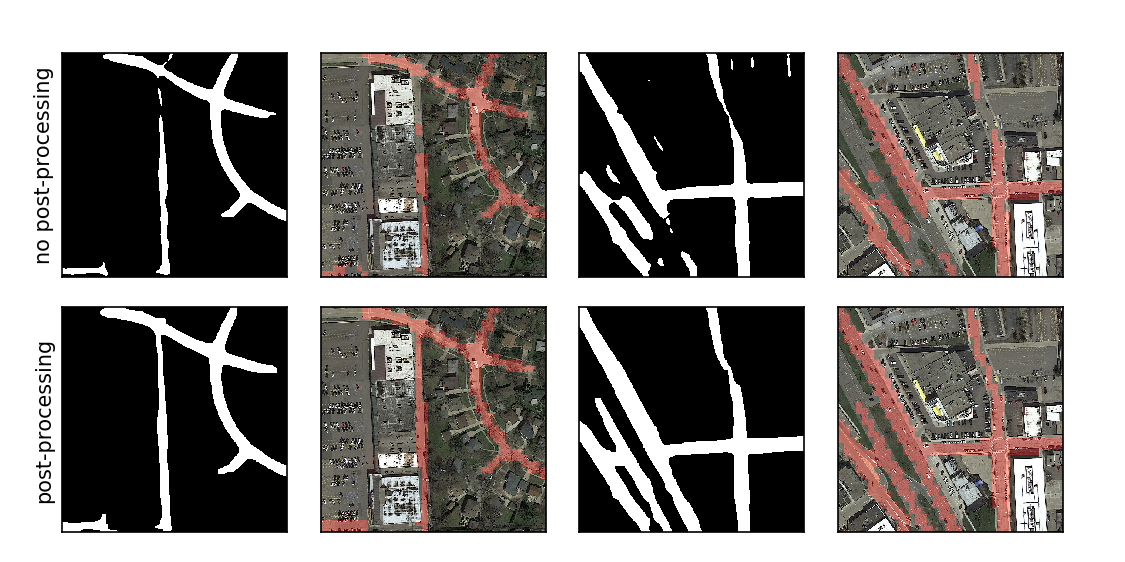

Write Python code to recreate this figure.
import numpy as np
import skimage.io as io
import matplotlib.pyplot as plt
import os

output_path = 'comparison_post_processing_plot.pdf'

image_paths = ['./images/post processing difference/images/test_155.png', 
               './images/post processing difference/images/test_155.png', 
               './images/post processing difference/images/test_169.png', 
               './images/post processing difference/images/test_169.png', 
               './images/post processing difference/images/test_155.png',
               './images/post processing difference/images/test_155.png',
               './images/post processing difference/images/test_169.png', 
               './images/post processing difference/images/test_169.png']
mask_paths = ['./images/post processing difference/results/test_155_no_post_processing.png', 
              './images/post processing difference/results/test_155_no_post_processing.png',
              './images/post processing difference/results/test_169_no_post_processing.png', 
              './images/post processing difference/results/test_169_no_post_processing.png', 
              './images/post processing difference/results/test_155_post_processing.png', 
              './images/post processing difference/results/test_155_post_processing.png',
              './images/post processing difference/results/test_169_post_processing.png', 
              './images/post processing difference/results/test_169_post_processing.png']

xlabels = ['', 
           '', 
           '', 
           '', 
           '', 
           '', 
           '', 
           '']
ylabels = ['no post-processing', 
           '', 
           '', 
           '', 
           'post-processing', 
           '', 
           '',
           '']


def normalize(img):
    if np.max(img) > 1.0:
        return img / 255.0
    else:
        return img


def patch_to_label(patch, thresh):
    df = np.mean(patch)
    if df > thresh:
        return 1
    else:
        return 0


def mask_to_submission(img, mask, thresh=0.5, patch_size=16, color=[0.3, 0.0, 0.0]):
    overlay = np.zeros(img.shape)
    for j in range(0, img.shape[1], patch_size):
        for i in range(0, img.shape[0], patch_size):
            patch = mask[i:i + patch_size, j:j + patch_size]
            label = patch_to_label(patch, thresh)
            overlay[i:i + patch_size, j:j + patch_size, 0] = color[0] * label
            overlay[i:i + patch_size, j:j + patch_size, 1] = color[1] * label
            overlay[i:i + patch_size, j:j + patch_size, 2] = color[2] * label
    return np.minimum(img + overlay, 1.0)


color = [0.3, 0.0, 0.0]
columns = 4
rows = 2
fig = plt.figure(figsize=(15.0 / rows, 15.0 / columns))
plt.title(' ')
plt.axis('off')
plt.tight_layout()

axs = []

for i in range(1, columns * rows, 2):

    img = normalize(io.imread(image_paths[i], as_gray=False))
    img = normalize(img)
    mask = io.imread(mask_paths[i], as_gray=True)
    #mask = np.repeat(mask[:, :, np.newaxis], 3, axis=2)
    mask = normalize(mask)

    overlay = mask_to_submission(img, mask, color=[0.3, 0.0, 0.0])

    ax = fig.add_subplot(rows, columns, i+1)
    axs.append(ax)
    plt.imshow(overlay)
    plt.xticks([])
    plt.yticks([])
    plt.tight_layout()
    plt.subplots_adjust(wspace=-0.15, hspace=None)
    ax.set_ylabel(ylabels[i], fontsize=10, fontweight='normal')
    ax.set_xlabel(xlabels[i], fontsize=10, fontweight='normal')
    ax.xaxis.set_label_position('top')


for i in range(0, columns * rows, 2):
    mask = io.imread(mask_paths[i], as_gray=True)
    mask = np.repeat(mask[:, :, np.newaxis], 3, axis=2)
    mask = normalize(mask)
    ax = fig.add_subplot(rows, columns, i+1)
    axs.append(ax)
    plt.imshow(mask)
    plt.xticks([])
    plt.yticks([])
    plt.tight_layout()
    plt.subplots_adjust(wspace=-0.15, hspace=None)
    ax.set_ylabel(ylabels[i], fontsize=10, fontweight='normal')
    ax.set_xlabel(xlabels[i], fontsize=10, fontweight='normal')
    ax.xaxis.set_label_position('top')

fig.savefig(output_path, dpi=150)
fig.savefig(output_path.split('.')[-2] + '.png', dpi=150)
